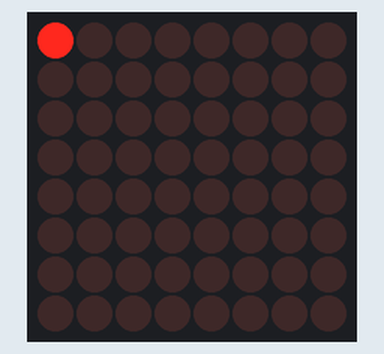
Bench run of a sketch on a simulated Arduino Uno, built with avr-gcc and run on an emulated ATmega328P. On the bench: 8×8 LED matrix. Random numbers use the default seed unless the sketch sets one.

Above: at 0.15 s.
At 4.74 s:
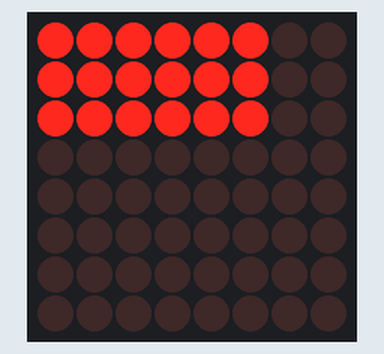
At 9.65 s:
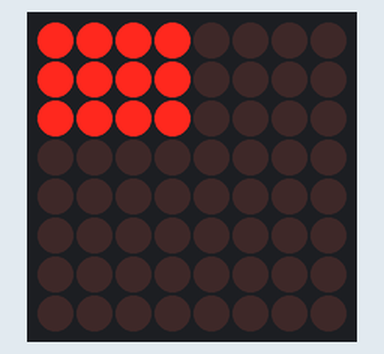
At 19.8 s:
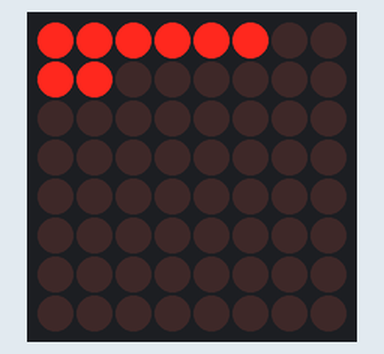
At 29.6 s:
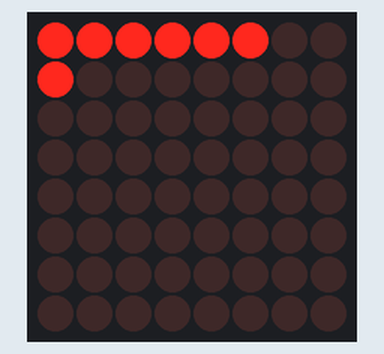
At 39.71 s:
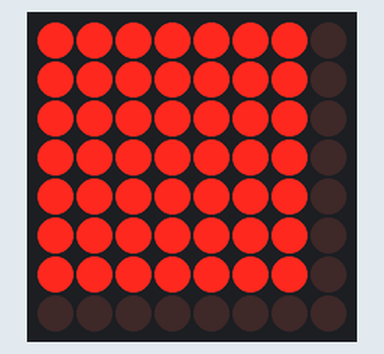

The sketch:

sketch_feb8c.ino
```cpp
#include "LedControl.h"

/*
 Now we need a LedControl to work with.
 ***** These pin numbers will probably not work with your hardware *****
 pin 12 is connected to the DataIn
 pin 11 is connected to the CLK
 pin 10 is connected to LOAD
 We have only a single MAX72XX.
 */
LedControl lc=LedControl(12,11,10,1);

/* we always wait a bit between updates of the display */
unsigned long delaytime=100;

void setup() {
  /*
   The MAX72XX is in power-saving mode on startup,
   we have to do a wakeup call
   */
  lc.shutdown(0,false);
  /* Set the brightness to a medium values */
  lc.setIntensity(0,3);
  /* and clear the display */
  lc.clearDisplay(0);
}

/*
 This method will display the characters for the
 word "Arduino" one after the other on the matrix.
 (you need at least 5x7 leds to see the whole chars)
 */


/*
  This function lights up a some Leds in a column.
 The pattern will be repeated on every column.
 The pattern will blink along with the column-number.
 column number 4 (index==3) will blink 4 times etc.
 */


/*
 This function will light up every Led on the matrix.
 The led will blink along with the row-number.
 row number 4 (index==3) will blink 4 times etc.
 */
// void single() {
//   for(int row=0;row<8;row++) {
//     for(int col=0;col<8;col++) {
//       delay(delaytime);
//       lc.setLed(0,row,col,true);
//       delay(delaytime);
//       for(int i=0;i<col;i++) {
//         lc.setLed(0,row,col,false);
//         delay(delaytime);
//         lc.setLed(0,row,col,true);
//         delay(delaytime);
//       }
//     }
//   }
// }

int sense = 8;
bool ya = true;

void loop() {

  lc.shutdown(0,false);

  sense = random(8);
  Serial.println(sense);

  for(int i= 0 ; i< sense; i++){

    for(int j=0; j< sense; j++){


      lc.setLed(0,i,j,true);
      delay(10);
      //lc.setLed(0,i,j,false);


      // lc.setLed(0,i,j,false);


    }
  }
  // lc.shutdown(0,true);
  lc.clearDisplay(0);


}
```
